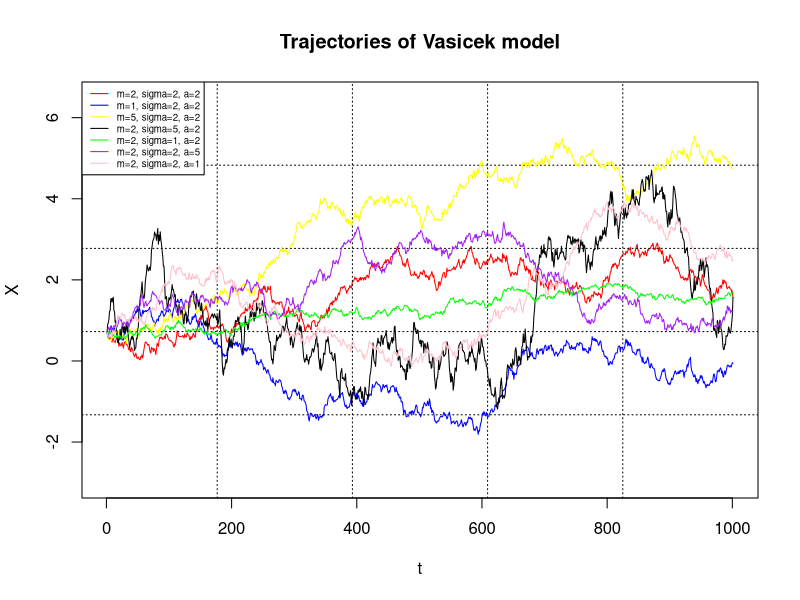

Recreate this plot in R.
rm(list=ls())
library(ggplot2)

set.seed(444)
N <- 1000
T <- 1
x <- 0.7
dt <- 1 / N

Vasicek_function <- function(m, sigma, a){
  dX <- numeric ( N +1)
  dX[1] <- x
  Z <- rnorm ( N, 0, 1 )
  for ( i in 1: N )
    dX [i +1] <- dX [ i ] + a*(m -  dX [ i ]) * dt + sigma * sqrt ( dt ) * Z [ i ]
  dX <- ts (dX , start =0 , deltat =1 / N )
  return(dX)
}


V<-matrix(0,7,N+1)
m<-c(2,1,5,2,2,2,2)
sigma<-c(2,2,2,5,1,2,2)
a<-c(2,2,2,2,2,5,1)

for (i in 1:nrow(V)){
  V[i,]<-Vasicek_function(m[i],sigma[i],a[i])
}
V
color<-c("red","blue","yellow","black","green","purple","pink")

plot(V[1,], main= "Trajectories of Vasicek model",
     col="red", ylim=c(-3,6.5), xlab="t", ylab="X",type = "l")
grid(5,5,col="black")

for (i in 2:nrow(V)){
lines(V[i,], col= color[i])
}

legend("topleft",
       c("m=2, sigma=2, a=2","m=1, sigma=2, a=2","m=5, sigma=2, a=2",
         "m=2, sigma=5, a=2","m=2, sigma=1, a=2","m=2, sigma=2, a=5","m=2, sigma=2, a=1"),
       col=c("red","blue","yellow","black",
               "green","purple","pink"),
       lty=c(1,1),
       cex = 0.58)


















